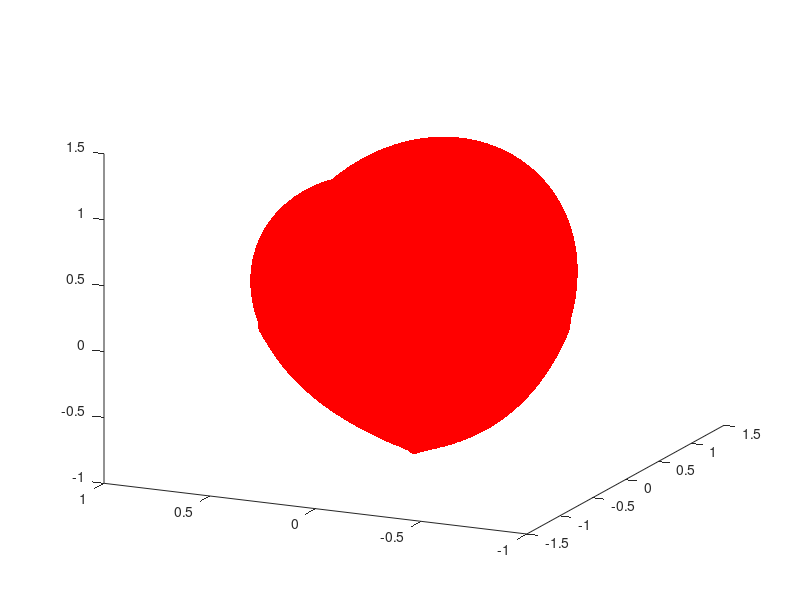

Write the MATLAB code that produced this figure.
[x,y,z] = meshgrid(-3:0.025:3);
F=((-x.^2).*(z.^3))-((9.*(y.^2).*(z.^3))./80)+((x.^2)+((9.*(y.^2))./4)+(z.^2)-1).^3;
C=0;
hpatch = patch(isosurface(x,y,z,F,C));
isonormals(x,y,z,F,hpatch);
set(hpatch,'FaceColor','red','EdgeColor','none');
view([-65,20]);